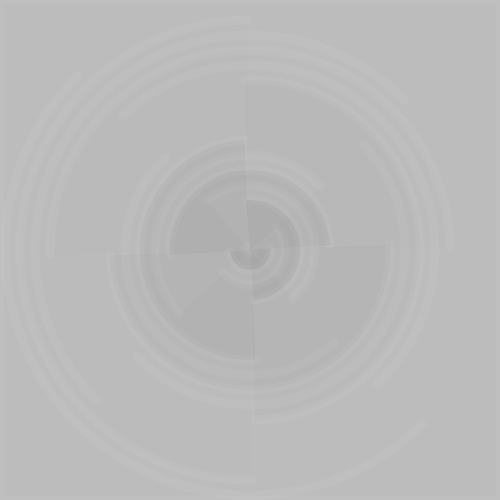
Frame 1 (no input)
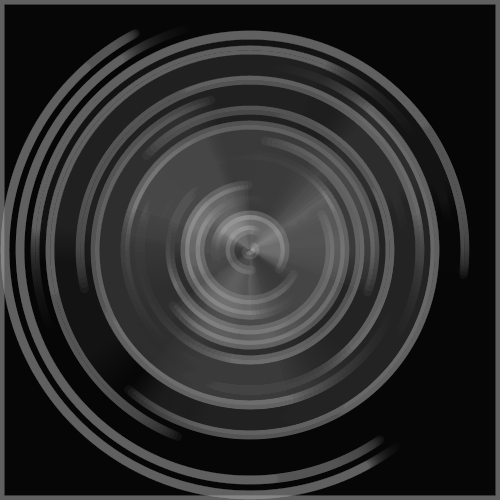
Frame 60 (no input)
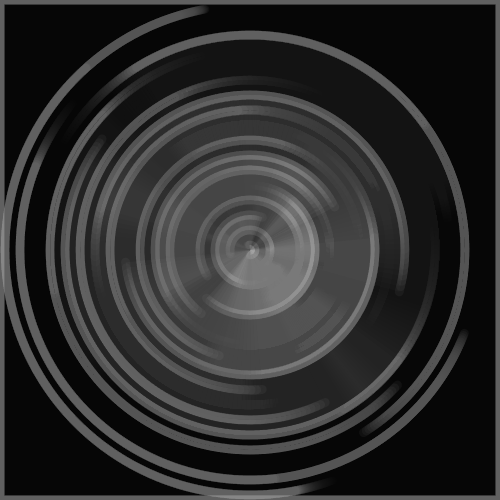
Frame 120 (the mouse pressed at the canvas centre since frame 60)

The p5.js sketch that drew these frames (run headless with seeded random() and noise() and a simulated clock; from frame 60 on, the mouse is pressed at the canvas centre):

// p5.js sketch
// ── sketch.js
// Clock (p5.js 2.3.4 port of a #p5t Processing sketch)
// https://github.com/madparker/-p5t/blob/main/%23p5t/ArtSketch/07_28_2020/Clock/Clock.pde
// #p5t/ArtSketch/07_28_2020/Clock/Clock.pde

let f = 0;
let a = 0,
  h = 1;

function setup() {
  createCanvas(500, 500);
  background(204); // Processing default background
  strokeWeight(9);
  stroke(255, 10);
}

function draw() {
  f += 0.005;
  fill(0, 20);
  square(0, 0, 500);
  for (let i = 0; i < 17; i++) {
    a = i + 1;
    h = i % 2 == 0 ? 1 : -1;
    fill(125 + i * h * 9, i);
    arc(
      250,
      250,
      490 - i * 30,
      490 - i * 30,
      h * a * f + (a * PI) / 4,
      h * a * f + PI + (a * PI) / 4
    );
  }
}

// ---- Original Processing source: #p5t/ArtSketch/07_28_2020/Clock/Clock.pde
/*
float f;int a,h=1;

void setup(){size(500,500);strokeWeight(9);stroke(255,10);}

void draw(){f+=.005;
  fill(0,20);
  square(0,0,500);
  for(int i=0;i<17;i++){a=i+1;
    h=(i%2==0)?1:-1;
    fill(125+i*h*9,i);
    arc(250,250,490-i*30,490-i*30,h*a*f+a*PI/4,h*a*f+PI+a*PI/4);
  }
}
*/
